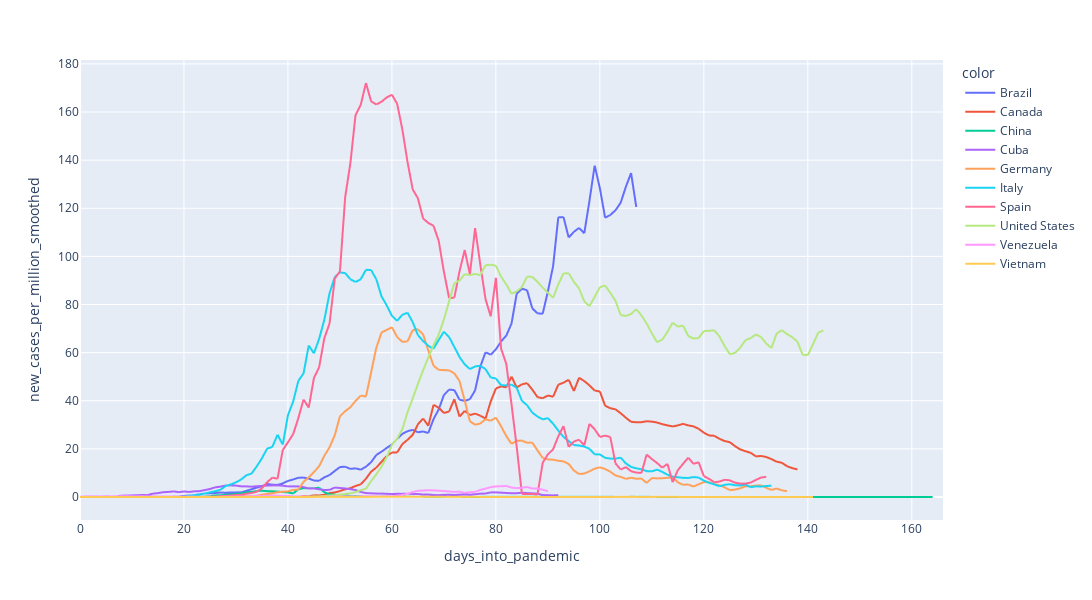

The notebook cell this image was saved under:
### Markdown cell above
# Smoothing *new_cases_per_million*
The "*new_cases_per_million*" feature is highly noisy. A new column "*new_cases_per_million_smoothed"* will be created by averaging the values from the last 5 days for each country.

### Code cell
data['new_cases_per_million_smoothed'] = data['new_cases_per_million'].groupby('location').rolling(5, center=True).mean().droplevel(0)    # for some reason, rolling combined in a group by results in duplication of index; thus, it must be removed with droplevel

countries = ['Brazil', 'United States', 'Italy', 'Spain', 'China', 'Vietnam', 'Cuba', 'Venezuela', 'Germany', 'Canada']
to_plot = data[data['days_into_pandemic'] >= 0].loc[countries]
px.line(to_plot, x='days_into_pandemic', y='new_cases_per_million_smoothed', color=to_plot.index.get_level_values('location'), height=600, width=1500)

### Figure 1 — Plotly figure (JSON) as saved in the notebook; plotly's stock layout.template omitted (floating-point values rounded to 4 significant figures; data arrays with more than 128 entries replaced by an {"elided": "..."} marker saying what was removed)
{"data": [{"hovertemplate": "color=Brazil<br>days_into_pandemic=%{x}<br>new_cases_per_million_smoothed=%{y}<extra></extra>", "legendgroup": "Brazil", "line": {"color": "#636efa", "dash": "solid"}, "mode": "lines", "name": "Brazil", "showlegend": true, "type": "scattergl", "x": [0, 1, 2, 3, 4, 5, 6, 7, 8, 9, 10, 11, 12, 13, 14, 15, 16, 17, 18, 19, 20, 21, 22, 23, 24, 25, 26, 27, 28, 29, 30, 31, 32, 33, 34, 35, 36, 37, 38, 39, 40, 41, 42, 43, 44, 45, 46, 47, 48, 49, 50, 51, 52, 53, 54, 55, 56, 57, 58, 59, 60, 61, 62, 63, 64, 65, 66, 67, 68, 69, 70, 71, 72, 73, 74, 75, 76, 77, 78, 79, 80, 81, 82, 83, 84, 85, 86, 87, 88, 89, 90, 91, 92, 93, 94, 95, 96, 97, 98, 99, 100, 101, 102, 103, 104, 105, 106, 107, 108, 109], "xaxis": "x", "y": [0.0009409, 0.001882, 0.001882, 0.0009409, 0.0009409, 0.002823, 0.001882, 0.01035, 0.01035, 0.01694, 0.01976, 0.0254, 0.02352, 0.0367, 0.1233, 0.1186, 0.1233, 0.1524, 0.2531, 0.2079, 0.4422, 0.5937, 0.7725, 1.153, 1.46, 1.53, 1.657, 1.848, 1.76, 1.863, 1.89, 1.905, 2.571, 3.217, 3.895, 4.516, 5.439, 5.093, 5.01, 5.636, 6.694, 7.275, 8.005, 8.06, 7.676, 6.831, 6.746, 8.169, 9.125, 10.81, 12.45, 12.6, 11.69, 11.91, 11.36, 12.59, 14.48, 17.48, 18.84, 20.41, 21.83, 24.13, 26.22, 27.38, 27.9, 26.9, 27.23, 26.6, 32.38, 36.39, 42.41, 44.64, 44.45, 40.44, 39.93, 40.69, 44.32, 54.19, 60.14, 59.15, 61.38, 64.66, 67.08, 72.05, 84.5, 86.59, 85.93, 78.4, 76.34, 76.15, 85.47, 95.93, 116.2, 116.3, 107.9, 110.2, 111.8, 109.6, 123.2, 137.7, 128.3, 116.1, 117.2, 119.2, 122.3, 129.0, 134.6, 120.6, null, null], "yaxis": "y"}, {"hovertemplate": "color=Canada<br>days_into_pandemic=%{x}<br>new_cases_per_million_smoothed=%{y}<extra></extra>", "legendgroup": "Canada", "line": {"color": "#EF553B", "dash": "solid"}, "mode": "lines", "name": "Canada", "showlegend": true, "type": "scattergl", "x": {"elided": "141 int values"}, "xaxis": "x", "y": {"elided": "141 float values"}, "yaxis": "y"}, {"hovertemplate": "color=China<br>days_into_pandemic=%{x}<br>new_cases_per_million_smoothed=%{y}<extra></extra>", "legendgroup": "China", "line": {"color": "#00cc96", "dash": "solid"}, "mode": "lines", "name": "China", "showlegend": true, "type": "scattergl", "x": {"elided": "167 int values"}, "xaxis": "x", "y": {"elided": "167 float values"}, "yaxis": "y"}, {"hovertemplate": "color=Cuba<br>days_into_pandemic=%{x}<br>new_cases_per_million_smoothed=%{y}<extra></extra>", "legendgroup": "Cuba", "line": {"color": "#ab63fa", "dash": "solid"}, "mode": "lines", "name": "Cuba", "showlegend": true, "type": "scattergl", "x": [0, 1, 2, 3, 4, 5, 6, 7, 8, 9, 10, 11, 12, 13, 14, 15, 16, 17, 18, 19, 20, 21, 22, 23, 24, 25, 26, 27, 28, 29, 30, 31, 32, 33, 34, 35, 36, 37, 38, 39, 40, 41, 42, 43, 44, 45, 46, 47, 48, 49, 50, 51, 52, 53, 54, 55, 56, 57, 58, 59, 60, 61, 62, 63, 64, 65, 66, 67, 68, 69, 70, 71, 72, 73, 74, 75, 76, 77, 78, 79, 80, 81, 82, 83, 84, 85, 86, 87, 88, 89, 90, 91, 92, 93, 94], "xaxis": "x", "y": [0.07063, 0.07063, 0.07063, 0.03532, 0.05297, 0.1236, 0.2119, 0.3002, 0.5297, 0.5827, 0.6533, 0.724, 0.8122, 0.7946, 1.395, 1.607, 1.995, 2.101, 2.331, 2.013, 2.295, 2.084, 2.366, 2.437, 2.878, 3.32, 4.008, 4.308, 4.768, 4.821, 4.75, 4.432, 4.414, 4.273, 4.485, 4.591, 4.75, 4.821, 4.856, 4.697, 4.397, 4.414, 4.414, 4.097, 3.532, 3.567, 3.214, 2.896, 2.966, 3.92, 3.743, 3.549, 3.249, 2.931, 2.084, 1.624, 1.519, 1.43, 1.413, 1.324, 1.218, 1.342, 1.307, 1.395, 1.201, 1.254, 1.006, 1.059, 0.8122, 0.7769, 0.8829, 0.9535, 0.8299, 0.9712, 1.024, 0.9182, 1.13, 1.377, 1.448, 1.925, 1.925, 1.801, 1.66, 1.554, 1.589, 1.748, 1.642, 1.519, 1.377, 0.8122, 0.7416, 0.671, 0.7593, null, null], "yaxis": "y"}, {"hovertemplate": "color=Germany<br>days_into_pandemic=%{x}<br>new_cases_per_million_smoothed=%{y}<extra></extra>", "legendgroup": "Germany", "line": {"color": "#FFA15A", "dash": "solid"}, "mode": "lines", "name": "Germany", "showlegend": true, "type": "scattergl", "x": {"elided": "139 int values"}, "xaxis": "x", "y": {"elided": "139 float values"}, "yaxis": "y"}, {"hovertemplate": "color=Italy<br>days_into_pandemic=%{x}<br>new_cases_per_million_smoothed=%{y}<extra></extra>", "legendgroup": "Italy", "line": {"color": "#19d3f3", "dash": "solid"}, "mode": "lines", "name": "Italy", "showlegend": true, "type": "scattergl", "x": {"elided": "136 int values"}, "xaxis": "x", "y": {"elided": "136 float values"}, "yaxis": "y"}, {"hovertemplate": "color=Spain<br>days_into_pandemic=%{x}<br>new_cases_per_million_smoothed=%{y}<extra></extra>", "legendgroup": "Spain", "line": {"color": "#FF6692", "dash": "solid"}, "mode": "lines", "name": "Spain", "showlegend": true, "type": "scattergl", "x": {"elided": "135 int values"}, "xaxis": "x", "y": {"elided": "135 float values"}, "yaxis": "y"}, {"hovertemplate": "color=United States<br>days_into_pandemic=%{x}<br>new_cases_per_million_smoothed=%{y}<extra></extra>", "legendgroup": "United States", "line": {"color": "#B6E880", "dash": "solid"}, "mode": "lines", "name": "United States", "showlegend": true, "type": "scattergl", "x": {"elided": "146 int values"}, "xaxis": "x", "y": {"elided": "146 float values"}, "yaxis": "y"}, {"hovertemplate": "color=Venezuela<br>days_into_pandemic=%{x}<br>new_cases_per_million_smoothed=%{y}<extra></extra>", "legendgroup": "Venezuela", "line": {"color": "#FF97FF", "dash": "solid"}, "mode": "lines", "name": "Venezuela", "showlegend": true, "type": "scattergl", "x": [0, 1, 2, 3, 4, 5, 6, 7, 8, 9, 10, 11, 12, 13, 14, 15, 16, 17, 18, 19, 20, 21, 22, 23, 24, 25, 26, 27, 28, 29, 30, 31, 32, 33, 34, 35, 36, 37, 38, 39, 40, 41, 42, 43, 44, 45, 46, 47, 48, 49, 50, 51, 52, 53, 54, 55, 56, 57, 58, 59, 60, 61, 62, 63, 64, 65, 66, 67, 68, 69, 70, 71, 72, 73, 74, 75, 76, 77, 78, 79, 80, 81, 82, 83, 84, 85, 86, 87, 88, 89, 90, 91, 92], "xaxis": "x", "y": [0.1196, 0.2321, 0.2532, 0.2813, 0.2251, 0.3728, 0.2602, 0.2884, 0.2954, 0.3446, 0.2602, 0.2602, 0.2954, 0.2462, 0.3095, 0.1969, 0.2532, 0.1899, 0.2391, 0.1407, 0.1688, 0.1547, 0.1336, 0.09847, 0.1125, 0.0844, 0.07033, 0.1125, 0.1547, 0.1266, 0.1829, 0.204, 0.1618, 0.2673, 0.4712, 0.415, 0.5697, 0.5908, 0.5908, 0.4361, 0.4712, 0.2813, 0.2884, 0.1266, 0.09143, 0.07033, 0.07033, 0.1125, 0.1969, 0.1829, 0.1969, 0.3095, 0.2532, 0.218, 0.3165, 0.3728, 0.3024, 0.2954, 0.2462, 0.3728, 0.3165, 0.5767, 0.8299, 1.372, 2.068, 2.567, 2.659, 2.834, 2.757, 2.616, 2.483, 2.314, 2.117, 2.216, 1.751, 1.983, 2.103, 2.933, 3.474, 4.093, 4.417, 4.466, 4.6, 3.925, 3.664, 3.833, 4.171, 3.503, 3.531, 3.031, 2.434, null, null], "yaxis": "y"}, {"hovertemplate": "color=Vietnam<br>days_into_pandemic=%{x}<br>new_cases_per_million_smoothed=%{y}<extra></extra>", "legendgroup": "Vietnam", "line": {"color": "#FECB52", "dash": "solid"}, "mode": "lines", "name": "Vietnam", "showlegend": true, "type": "scattergl", "x": {"elided": "144 int values"}, "xaxis": "x", "y": {"elided": "144 float values"}, "yaxis": "y"}], "layout": {"height": 600, "legend": {"title": {"text": "color"}, "tracegroupgap": 0}, "margin": {"t": 60}, "width": 1500, "xaxis": {"anchor": "y", "domain": [0, 1], "title": {"text": "days_into_pandemic"}}, "yaxis": {"anchor": "x", "domain": [0, 1], "title": {"text": "new_cases_per_million_smoothed"}}}}
